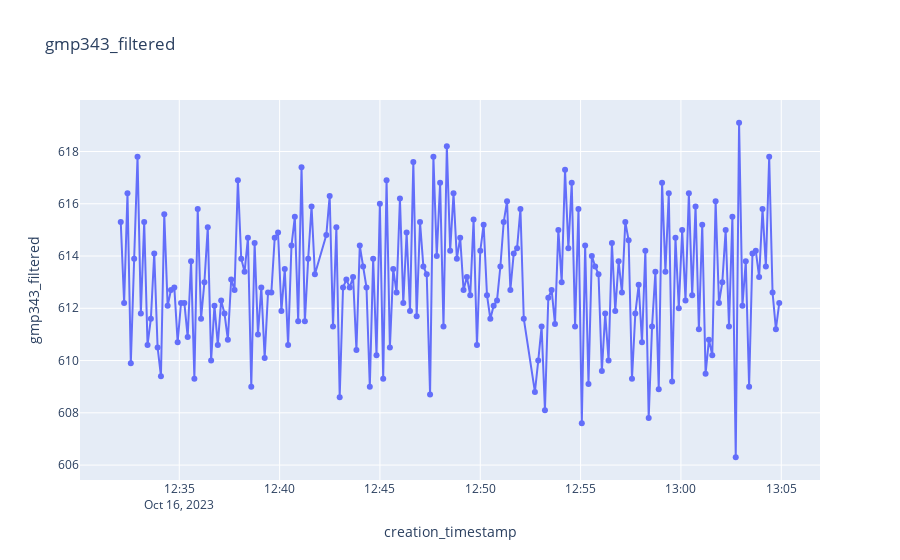
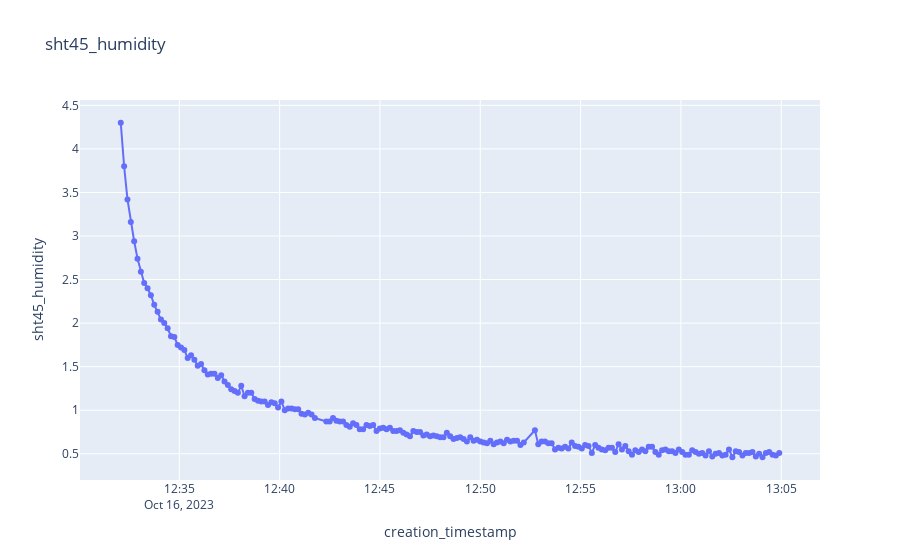
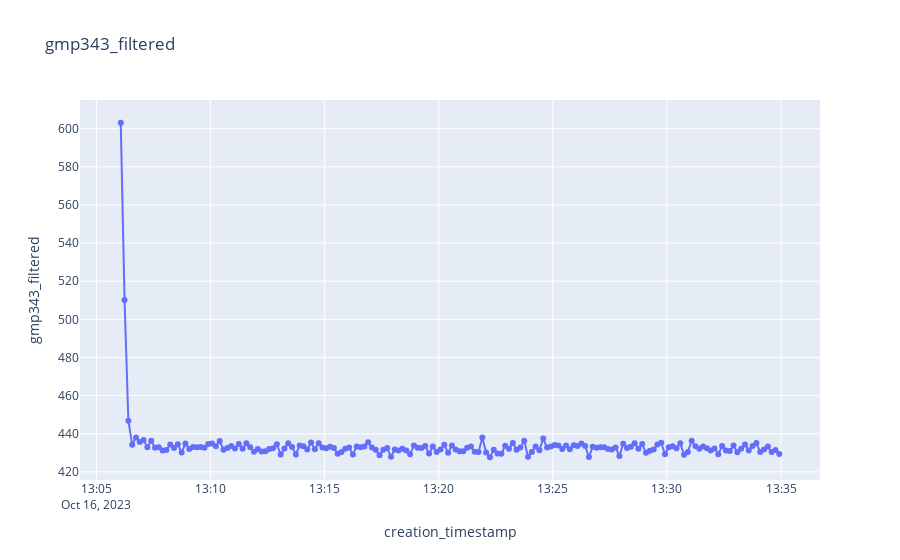
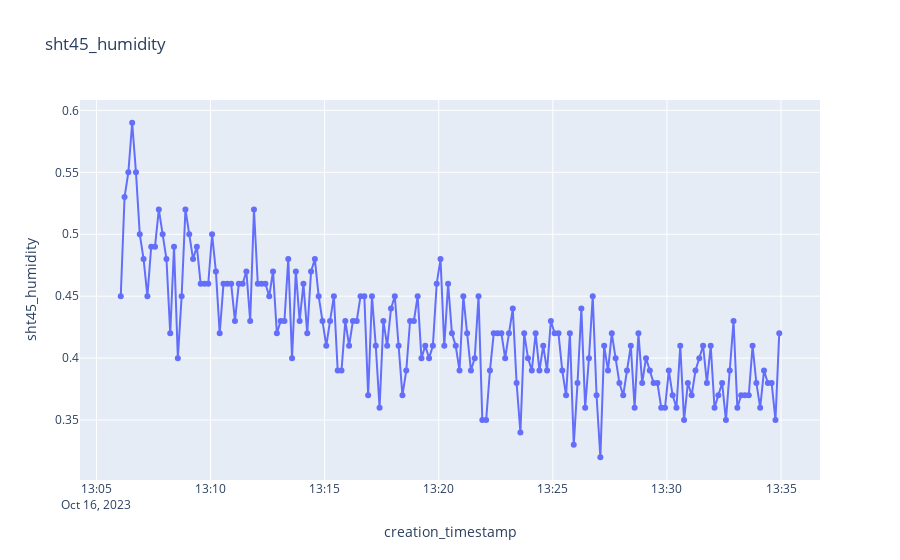

The notebook cell these images were saved under, in order:
### Code cell
#600
start_date = datetime(2023, 10, 16, 12, 32, 0).replace(tzinfo=timezone.utc)
end_date = datetime(2023, 10, 16, 13, 5, 0).replace(tzinfo=timezone.utc)

df_p_600 = df.filter(pl.col("creation_timestamp").is_between(start_date, end_date))

plot_sensor_measurement(df_p_600.collect(), col_name="gmp343_filtered")
plot_sensor_measurement(df_p_600.collect(), col_name="sht45_humidity")

#400
start_date = datetime(2023, 10, 16, 13, 6, 0).replace(tzinfo=timezone.utc)
end_date = datetime(2023, 10, 16, 13, 35, 0).replace(tzinfo=timezone.utc)

df_p_400 = df.sort("creation_timestamp").filter(pl.col("creation_timestamp").is_between(start_date, end_date))

plot_sensor_measurement(df_p_400.collect(), col_name="gmp343_filtered")
plot_sensor_measurement(df_p_400.collect(), col_name="sht45_humidity")

### Figure 1 — Plotly figure (JSON) as saved in the notebook; plotly's stock layout.template omitted (floating-point values rounded to 4 significant figures; data arrays with more than 128 entries replaced by an {"elided": "..."} marker saying what was removed)
{"data": [{"hovertemplate": "creation_timestamp=%{x}<br>gmp343_filtered=%{y}<extra></extra>", "legendgroup": "", "line": {"color": "#636efa", "dash": "solid"}, "marker": {"symbol": "circle"}, "mode": "lines+markers", "name": "", "orientation": "v", "showlegend": false, "type": "scatter", "x": {"elided": "193 str values"}, "xaxis": "x", "y": {"elided": "193 float values"}, "yaxis": "y"}], "layout": {"legend": {"tracegroupgap": 0}, "title": {"text": "gmp343_filtered"}, "xaxis": {"anchor": "y", "domain": [0, 1], "title": {"text": "creation_timestamp"}}, "yaxis": {"anchor": "x", "domain": [0, 1], "title": {"text": "gmp343_filtered"}}}}

### Figure 2 — Plotly figure (JSON) as saved in the notebook; plotly's stock layout.template omitted (floating-point values rounded to 4 significant figures; data arrays with more than 128 entries replaced by an {"elided": "..."} marker saying what was removed)
{"data": [{"hovertemplate": "creation_timestamp=%{x}<br>sht45_humidity=%{y}<extra></extra>", "legendgroup": "", "line": {"color": "#636efa", "dash": "solid"}, "marker": {"symbol": "circle"}, "mode": "lines+markers", "name": "", "orientation": "v", "showlegend": false, "type": "scatter", "x": {"elided": "193 str values"}, "xaxis": "x", "y": {"elided": "193 float values"}, "yaxis": "y"}], "layout": {"legend": {"tracegroupgap": 0}, "title": {"text": "sht45_humidity"}, "xaxis": {"anchor": "y", "domain": [0, 1], "title": {"text": "creation_timestamp"}}, "yaxis": {"anchor": "x", "domain": [0, 1], "title": {"text": "sht45_humidity"}}}}

### Figure 3 — Plotly figure (JSON) as saved in the notebook; plotly's stock layout.template omitted (floating-point values rounded to 4 significant figures; data arrays with more than 128 entries replaced by an {"elided": "..."} marker saying what was removed)
{"data": [{"hovertemplate": "creation_timestamp=%{x}<br>gmp343_filtered=%{y}<extra></extra>", "legendgroup": "", "line": {"color": "#636efa", "dash": "solid"}, "marker": {"symbol": "circle"}, "mode": "lines+markers", "name": "", "orientation": "v", "showlegend": false, "type": "scatter", "x": {"elided": "174 str values"}, "xaxis": "x", "y": {"elided": "174 float values"}, "yaxis": "y"}], "layout": {"legend": {"tracegroupgap": 0}, "title": {"text": "gmp343_filtered"}, "xaxis": {"anchor": "y", "domain": [0, 1], "title": {"text": "creation_timestamp"}}, "yaxis": {"anchor": "x", "domain": [0, 1], "title": {"text": "gmp343_filtered"}}}}

### Figure 4 — Plotly figure (JSON) as saved in the notebook; plotly's stock layout.template omitted (floating-point values rounded to 4 significant figures; data arrays with more than 128 entries replaced by an {"elided": "..."} marker saying what was removed)
{"data": [{"hovertemplate": "creation_timestamp=%{x}<br>sht45_humidity=%{y}<extra></extra>", "legendgroup": "", "line": {"color": "#636efa", "dash": "solid"}, "marker": {"symbol": "circle"}, "mode": "lines+markers", "name": "", "orientation": "v", "showlegend": false, "type": "scatter", "x": {"elided": "174 str values"}, "xaxis": "x", "y": {"elided": "174 float values"}, "yaxis": "y"}], "layout": {"legend": {"tracegroupgap": 0}, "title": {"text": "sht45_humidity"}, "xaxis": {"anchor": "y", "domain": [0, 1], "title": {"text": "creation_timestamp"}}, "yaxis": {"anchor": "x", "domain": [0, 1], "title": {"text": "sht45_humidity"}}}}
